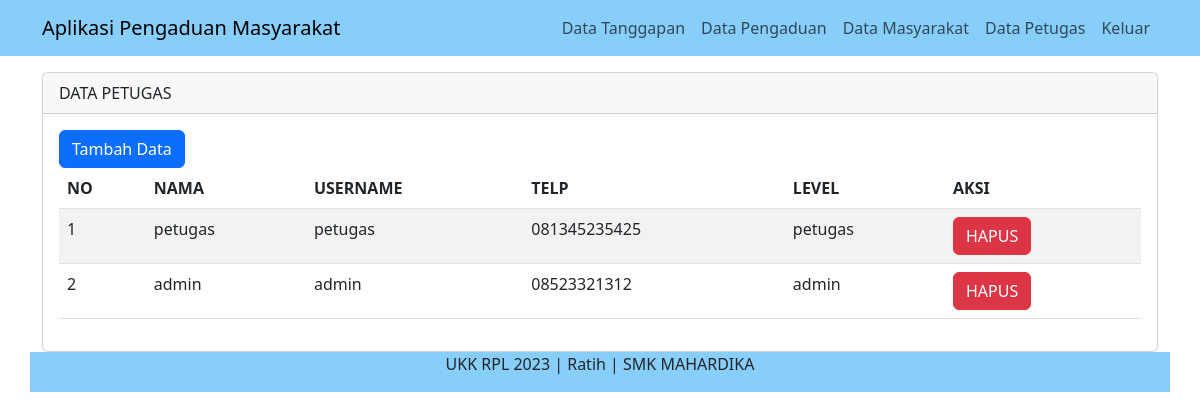
/admin/index.php?page=petugas (signed in), run on the app's committed database.
### tables this page shows
CREATE TABLE `petugas` (
  `id_petugas` int(11) NOT NULL,
  `nama_petugas` varchar(35) NOT NULL,
  `username` varchar(25) NOT NULL,
  `password` varchar(32) NOT NULL,
  `telp` varchar(13) NOT NULL,
  `level` enum('admin','petugas') NOT NULL
);

### admin/data_petugas.php (the view, shortened to what this page needs)
<div class="container">
<div class="row">
      <div class="col-md-12 mt-3">
      <div class= "card">
    <div class="card-header">
        DATA PETUGAS
    </div>
    <div class="card-body">
    <a href="" class="btn btn-primary" data-bs-toggle="modal" data-bs-target="#tambahData">Tambah Data</a>
      <table class="table table-striped">
        <thead>
          <tr>
            <th>NO</th>
            <th>NAMA</th>
            <th>USERNAME</th>
            <th>TELP</th>
            <th>LEVEL</th>
            <th>AKSI</th>
          </tr>
        </thead>
        <tbody>
        <tbody>
          <?php
          include '../config/koneksi.php';
          $no = 1;
          $query = mysqli_query($koneksi, "SELECT * FROM petugas");
          while ($data = mysqli_fetch_array($query)) { ?>
          <tr>
            <td><?php echo $no++ ?></td>
            <td><?php echo $data['nama_petugas'] ?></td>
            <td><?php echo $data['username'] ?></td>
            <td><?php echo $data['telp'] ?></td>
            <td><?php echo $data['level'] ?>
          <td>
          <a href="" class="btn btn-danger" data-bs-toggle="modal" data-bs-target="#hapus<?php echo $data['id_petugas'] ?>">HAPUS</a>
          </td>
          </tr>
          <?php } ?>
        </tbody>
      </table>
</div>
</div>
      </div>

### data on the page
petugas: nama_petugas "petugas", username "petugas", telp "081345235425", level "petugas"
petugas: nama_petugas "admin", username "admin", telp "08523321312", level "admin"
